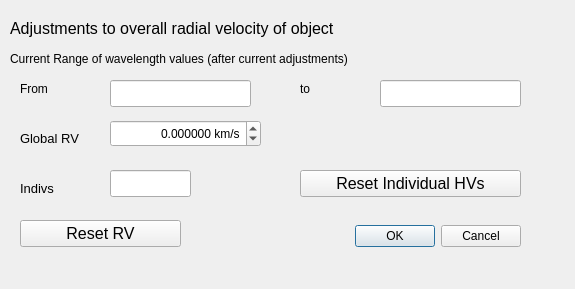
<?xml version="1.0" encoding="UTF-8"?>
<ui version="4.0">
 <class>xrvdlg</class>
 <widget class="QDialog" name="xrvdlg">
  <property name="geometry">
   <rect>
    <x>0</x>
    <y>0</y>
    <width>575</width>
    <height>289</height>
   </rect>
  </property>
  <property name="windowTitle">
   <string>X Radial Velocity</string>
  </property>
  <widget class="QDialogButtonBox" name="buttonBox">
   <property name="geometry">
    <rect>
     <x>300</x>
     <y>220</y>
     <width>221</width>
     <height>32</height>
    </rect>
   </property>
   <property name="orientation">
    <enum>Qt::Horizontal</enum>
   </property>
   <property name="standardButtons">
    <set>QDialogButtonBox::Cancel|QDialogButtonBox::Ok</set>
   </property>
  </widget>
  <widget class="QLineEdit" name="xmin">
   <property name="geometry">
    <rect>
     <x>110</x>
     <y>80</y>
     <width>141</width>
     <height>27</height>
    </rect>
   </property>
   <property name="toolTip">
    <string>Current minimum X</string>
   </property>
   <property name="readOnly">
    <bool>true</bool>
   </property>
  </widget>
  <widget class="QLineEdit" name="xmax">
   <property name="geometry">
    <rect>
     <x>380</x>
     <y>80</y>
     <width>141</width>
     <height>27</height>
    </rect>
   </property>
   <property name="toolTip">
    <string>Current maximum X</string>
   </property>
   <property name="readOnly">
    <bool>true</bool>
   </property>
  </widget>
  <widget class="QLabel" name="label_2">
   <property name="geometry">
    <rect>
     <x>300</x>
     <y>80</y>
     <width>31</width>
     <height>17</height>
    </rect>
   </property>
   <property name="text">
    <string>to</string>
   </property>
  </widget>
  <widget class="QLabel" name="label">
   <property name="geometry">
    <rect>
     <x>20</x>
     <y>80</y>
     <width>62</width>
     <height>17</height>
    </rect>
   </property>
   <property name="text">
    <string>From</string>
   </property>
  </widget>
  <widget class="QPushButton" name="resetx">
   <property name="geometry">
    <rect>
     <x>20</x>
     <y>220</y>
     <width>161</width>
     <height>27</height>
    </rect>
   </property>
   <property name="font">
    <font>
     <pointsize>12</pointsize>
    </font>
   </property>
   <property name="toolTip">
    <string>Reset global radial velocity</string>
   </property>
   <property name="text">
    <string>Reset RV</string>
   </property>
  </widget>
  <widget class="QLabel" name="label_4">
   <property name="geometry">
    <rect>
     <x>20</x>
     <y>130</y>
     <width>71</width>
     <height>17</height>
    </rect>
   </property>
   <property name="font">
    <font>
     <pointsize>10</pointsize>
    </font>
   </property>
   <property name="text">
    <string>Global RV</string>
   </property>
  </widget>
  <widget class="QLabel" name="label_3">
   <property name="geometry">
    <rect>
     <x>10</x>
     <y>20</y>
     <width>461</width>
     <height>17</height>
    </rect>
   </property>
   <property name="font">
    <font>
     <pointsize>12</pointsize>
    </font>
   </property>
   <property name="text">
    <string>Adjustments to overall radial velocity of object</string>
   </property>
  </widget>
  <widget class="QLabel" name="label_7">
   <property name="geometry">
    <rect>
     <x>10</x>
     <y>50</y>
     <width>441</width>
     <height>17</height>
    </rect>
   </property>
   <property name="text">
    <string>Current Range of wavelength values (after current adjustments)</string>
   </property>
  </widget>
  <widget class="QPushButton" name="resetindivx">
   <property name="geometry">
    <rect>
     <x>300</x>
     <y>170</y>
     <width>221</width>
     <height>27</height>
    </rect>
   </property>
   <property name="font">
    <font>
     <pointsize>12</pointsize>
    </font>
   </property>
   <property name="toolTip">
    <string>&lt;!DOCTYPE HTML PUBLIC &quot;-//W3C//DTD HTML 4.0//EN&quot; &quot;http://www.w3.org/TR/REC-html40/strict.dtd&quot;&gt;
&lt;html&gt;&lt;head&gt;&lt;meta name=&quot;qrichtext&quot; content=&quot;1&quot; /&gt;&lt;style type=&quot;text/css&quot;&gt;
p, li { white-space: pre-wrap; }
&lt;/style&gt;&lt;/head&gt;&lt;body style=&quot; font-family:'Sans'; font-size:10pt; font-weight:400; font-style:normal;&quot;&gt;
&lt;p style=&quot; margin-top:0px; margin-bottom:0px; margin-left:0px; margin-right:0px; -qt-block-indent:0; text-indent:0px;&quot;&gt;Cancel any individual HV corrections on X values.&lt;/p&gt;
&lt;p style=&quot; margin-top:0px; margin-bottom:0px; margin-left:0px; margin-right:0px; -qt-block-indent:0; text-indent:0px;&quot;&gt;&lt;span style=&quot; font-weight:600;&quot;&gt;Be careful&lt;/span&gt;&lt;/p&gt;&lt;/body&gt;&lt;/html&gt;</string>
   </property>
   <property name="text">
    <string>Reset Individual HVs</string>
   </property>
  </widget>
  <widget class="QLineEdit" name="xindivnum">
   <property name="geometry">
    <rect>
     <x>110</x>
     <y>170</y>
     <width>81</width>
     <height>27</height>
    </rect>
   </property>
   <property name="toolTip">
    <string>Number of X values with indiv HV corrections</string>
   </property>
   <property name="readOnly">
    <bool>true</bool>
   </property>
  </widget>
  <widget class="QLabel" name="label_9">
   <property name="geometry">
    <rect>
     <x>20</x>
     <y>180</y>
     <width>62</width>
     <height>16</height>
    </rect>
   </property>
   <property name="font">
    <font>
     <pointsize>10</pointsize>
    </font>
   </property>
   <property name="text">
    <string>Indivs</string>
   </property>
  </widget>
  <widget class="QDoubleSpinBox" name="rvcorrect">
   <property name="geometry">
    <rect>
     <x>110</x>
     <y>120</y>
     <width>151</width>
     <height>27</height>
    </rect>
   </property>
   <property name="toolTip">
    <string>&lt;!DOCTYPE HTML PUBLIC &quot;-//W3C//DTD HTML 4.0//EN&quot; &quot;http://www.w3.org/TR/REC-html40/strict.dtd&quot;&gt;
&lt;html&gt;&lt;head&gt;&lt;meta name=&quot;qrichtext&quot; content=&quot;1&quot; /&gt;&lt;style type=&quot;text/css&quot;&gt;
p, li { white-space: pre-wrap; }
&lt;/style&gt;&lt;/head&gt;&lt;body style=&quot; font-family:'Sans'; font-size:10pt; font-weight:400; font-style:normal;&quot;&gt;
&lt;p style=&quot; margin-top:0px; margin-bottom:0px; margin-left:0px; margin-right:0px; -qt-block-indent:0; text-indent:0px;&quot;&gt;This is the RV for the object.&lt;/p&gt;
&lt;p style=&quot;-qt-paragraph-type:empty; margin-top:0px; margin-bottom:0px; margin-left:0px; margin-right:0px; -qt-block-indent:0; text-indent:0px;&quot;&gt;&lt;/p&gt;
&lt;p style=&quot; margin-top:0px; margin-bottom:0px; margin-left:0px; margin-right:0px; -qt-block-indent:0; text-indent:0px;&quot;&gt;Note that if the RV is -ve it will be blue-shifted so setting this negative will correct for a blue shift, the spectra will move to the &lt;span style=&quot; font-weight:600;&quot;&gt;right&lt;/span&gt; on the display.&lt;/p&gt;
&lt;p style=&quot;-qt-paragraph-type:empty; margin-top:0px; margin-bottom:0px; margin-left:0px; margin-right:0px; -qt-block-indent:0; text-indent:0px;&quot;&gt;&lt;/p&gt;
&lt;p style=&quot; margin-top:0px; margin-bottom:0px; margin-left:0px; margin-right:0px; -qt-block-indent:0; text-indent:0px;&quot;&gt;Likewise setting a positive value will correct for red shift and the spectra will move to the &lt;span style=&quot; font-weight:600;&quot;&gt;left&lt;/span&gt;.&lt;/p&gt;&lt;/body&gt;&lt;/html&gt;</string>
   </property>
   <property name="alignment">
    <set>Qt::AlignRight|Qt::AlignTrailing|Qt::AlignVCenter</set>
   </property>
   <property name="suffix">
    <string> km/s</string>
   </property>
   <property name="decimals">
    <number>6</number>
   </property>
   <property name="minimum">
    <double>-1000.000000000000000</double>
   </property>
   <property name="maximum">
    <double>1000.000000000000000</double>
   </property>
   <property name="singleStep">
    <double>1.000000000000000</double>
   </property>
   <property name="value">
    <double>0.000000000000000</double>
   </property>
  </widget>
 </widget>
 <tabstops>
  <tabstop>xmin</tabstop>
  <tabstop>rvcorrect</tabstop>
  <tabstop>xindivnum</tabstop>
  <tabstop>resetindivx</tabstop>
  <tabstop>resetx</tabstop>
  <tabstop>buttonBox</tabstop>
  <tabstop>xmax</tabstop>
 </tabstops>
 <resources/>
 <connections>
  <connection>
   <sender>buttonBox</sender>
   <signal>accepted()</signal>
   <receiver>xrvdlg</receiver>
   <slot>accept()</slot>
   <hints>
    <hint type="sourcelabel">
     <x>248</x>
     <y>254</y>
    </hint>
    <hint type="destinationlabel">
     <x>157</x>
     <y>274</y>
    </hint>
   </hints>
  </connection>
  <connection>
   <sender>buttonBox</sender>
   <signal>rejected()</signal>
   <receiver>xrvdlg</receiver>
   <slot>reject()</slot>
   <hints>
    <hint type="sourcelabel">
     <x>316</x>
     <y>260</y>
    </hint>
    <hint type="destinationlabel">
     <x>286</x>
     <y>274</y>
    </hint>
   </hints>
  </connection>
 </connections>
</ui>
